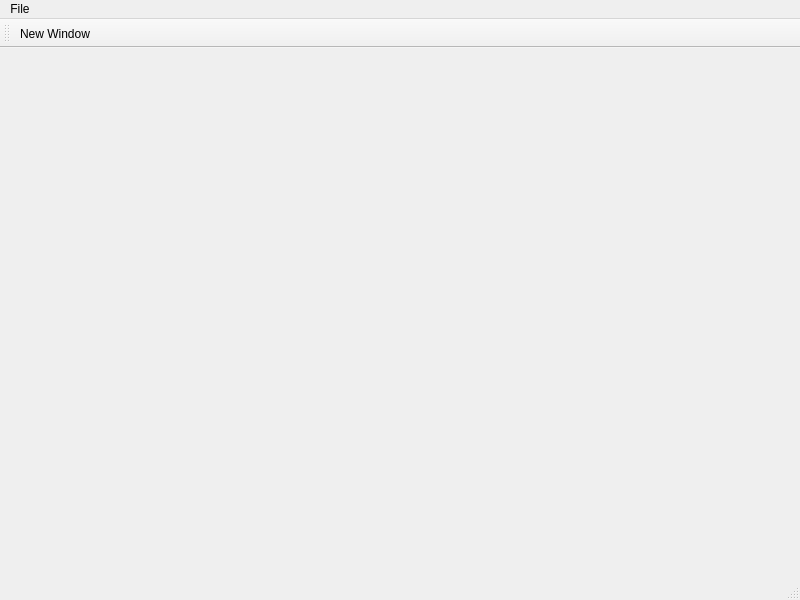
<?xml version="1.0" encoding="UTF-8"?>
<ui version="4.0">
 <class>MainWindow</class>
 <widget class="QMainWindow" name="MainWindow">
  <property name="geometry">
   <rect>
    <x>0</x>
    <y>0</y>
    <width>800</width>
    <height>600</height>
   </rect>
  </property>
  <property name="windowTitle">
   <string>MainWindow</string>
  </property>
  <widget class="QWidget" name="centralwidget"/>
  <widget class="QMenuBar" name="menubar">
   <property name="geometry">
    <rect>
     <x>0</x>
     <y>0</y>
     <width>800</width>
     <height>18</height>
    </rect>
   </property>
   <widget class="QMenu" name="menuFile">
    <property name="title">
     <string>File</string>
    </property>
    <addaction name="actionNew_Window"/>
   </widget>
   <addaction name="menuFile"/>
  </widget>
  <widget class="QStatusBar" name="statusbar"/>
  <widget class="QToolBar" name="toolBar">
   <property name="windowTitle">
    <string>toolBar</string>
   </property>
   <attribute name="toolBarArea">
    <enum>TopToolBarArea</enum>
   </attribute>
   <attribute name="toolBarBreak">
    <bool>false</bool>
   </attribute>
   <addaction name="actionNew_Window"/>
  </widget>
  <action name="actionNew_Window">
   <property name="text">
    <string>New Window</string>
   </property>
  </action>
 </widget>
 <resources/>
 <connections/>
</ui>
